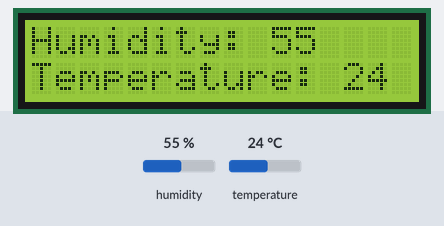
A sketch run on a simulated Arduino Uno, built with avr-gcc and run on an emulated ATmega328P. Parts: 16×2 character LCD. The inputs (shaded band) are chosen by the test bench; at power-on: humidity 55 %, temperature 24 °C. No radio packets arrive unless stated.

Above: at 1.3 s.
1.4 s: humidity set to 22 %
At 3.6 s:
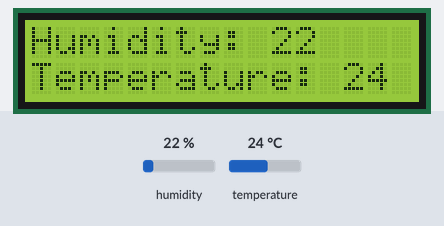
4.1 s: temperature set to 12 °C
At 4.5 s:
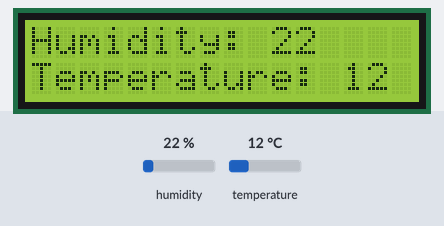
6.8 s: humidity set to 40 %
At 8.7 s:
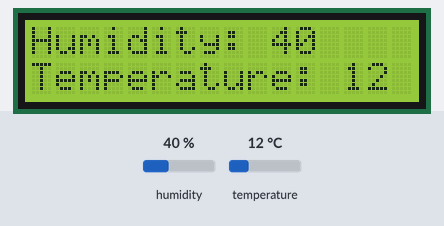
9.8 s: temperature set to 19 °C
At 10.9 s:
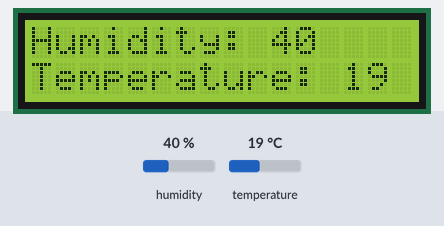
Timing chart, 0 to 12.8 s (numbered marks = the images above; inputs shaded):
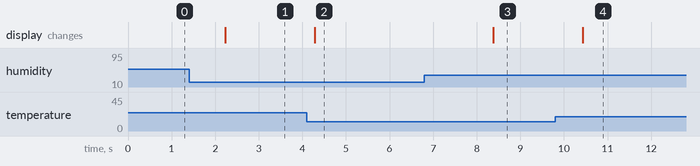

The sketch:

T_nrf24l01_dht11.ino
```cpp
#include <SPI.h>
#include <nRF24L01.h>
#include <RF24.h>
#include "DHT.h"
const uint64_t pipeOut = 0xE8E8F0F0E1LL;
#define DHTPIN 2
#define DHTTYPE DHT11
DHT dht(DHTPIN, DHTTYPE);

#include <LiquidCrystal_I2C.h> // library i2c
LiquidCrystal_I2C lcd(0x27,16,2);
RF24 radio(9, 10); //  CN and CSN  pins of nrf
struct MyData {
  byte h;
  byte t;
};
MyData data;
void setup()
{
   lcd.init();                       // initialize the lcd
 lcd.init();
 lcd.backlight();
  Serial.begin(9600);
  dht.begin();
  radio.begin();
  radio.setAutoAck(false);
  radio.setDataRate(RF24_250KBPS);
  radio.openWritingPipe(pipeOut);
}
void loop()
{
  data.h = dht.readHumidity();
  data.t = dht.readTemperature();
  if (isnan(data.h) || isnan(data.t)){
    Serial.println(F("Failed to read from DHT sensor!"));
    return;
  }
   lcd.setCursor(0,0);
  lcd.print("Humidity: ");
  lcd.print(data.h);
   lcd.setCursor(0,1);
  lcd.print("Temperature: ");
  lcd.print(data.t);
  radio.write(&data, sizeof(MyData));
}
```

Measured:
- after the input at 1.4 s, the display: changes after 0.83 s (image 1)
- after the input at 4.1 s, the display: changes after 0.18 s (image 2)
- after the input at 6.8 s, the display: changes after 1.6 s (image 3)
- after the input at 9.8 s, the display: changes after 0.63 s (image 4)
